Frame 1 (no input): blank canvas, image omitted
Frame 60 (no input): blank canvas, image omitted
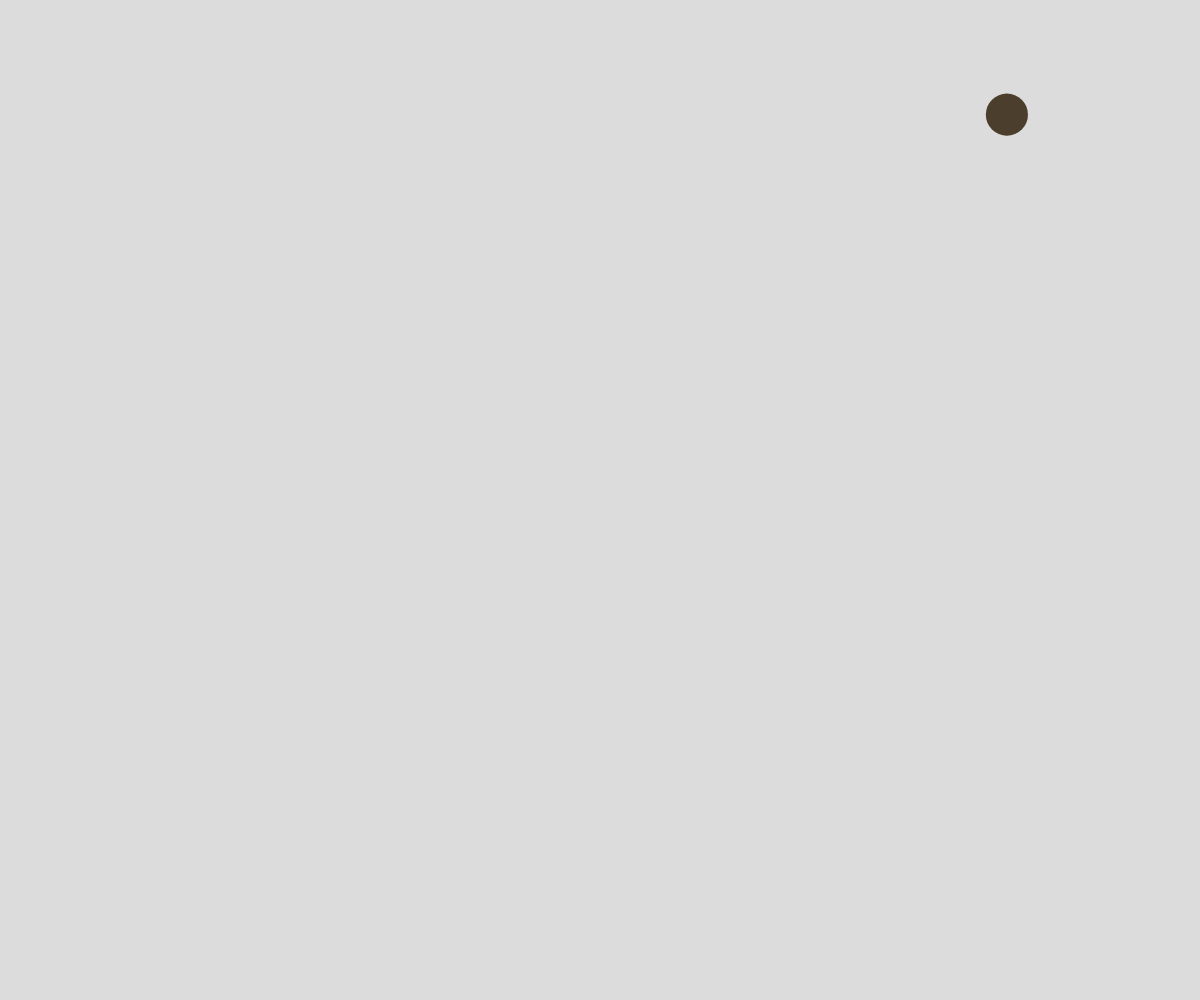
Frame 120 (the mouse pressed at the canvas centre since frame 60)

The p5.js sketch whose frames 1 and 60 were blank and that drew this single picture after the mouse press (run headless with seeded random() and noise() and a simulated clock; from frame 60 on, the mouse is pressed at the canvas centre):

// p5.js sketch
// ── sketch.js
// Object Notation and Arrays Demo
// Bouncing Circles

let circles = [];

async function setup() {
  createCanvas(windowWidth, windowHeight);
  noStroke();
}

function draw() {
  background(220);

  for (let theCircle of circles) {
    edgeBounce(theCircle);
    moveCircle(theCircle);
    displayCircle(theCircle);
  }
}


function displayCircle(theCircle) {
  fill(theCircle.r, theCircle.g, theCircle.b);
  circle(theCircle.x, theCircle.y, theCircle.radius);
}

function moveCircle(theCircle) {
  theCircle.x += theCircle.dx;
  theCircle.y += theCircle.dy;
}

function edgeBounce(theCircle) {
  if (theCircle.x <= 0 + theCircle.radius || theCircle.x >= width - theCircle.radius) {
    theCircle.dx *= -1;
  }

  if (theCircle.y <= 0 + theCircle.radius || theCircle.y >= height - theCircle.radius) {
    theCircle.dy *= -1;
  }
}

function addCircle() {
  let someCircle = {
    x: random(width),
    y: random(height),
    dx: random(-5, 5),
    dy: random(-5, 5),
    radius: random(10, 50),
    r: random(255),
    g: random(255),
    b: random(255),
  };

  circles.push(someCircle);
}

function mousePressed() {
  addCircle();
}
